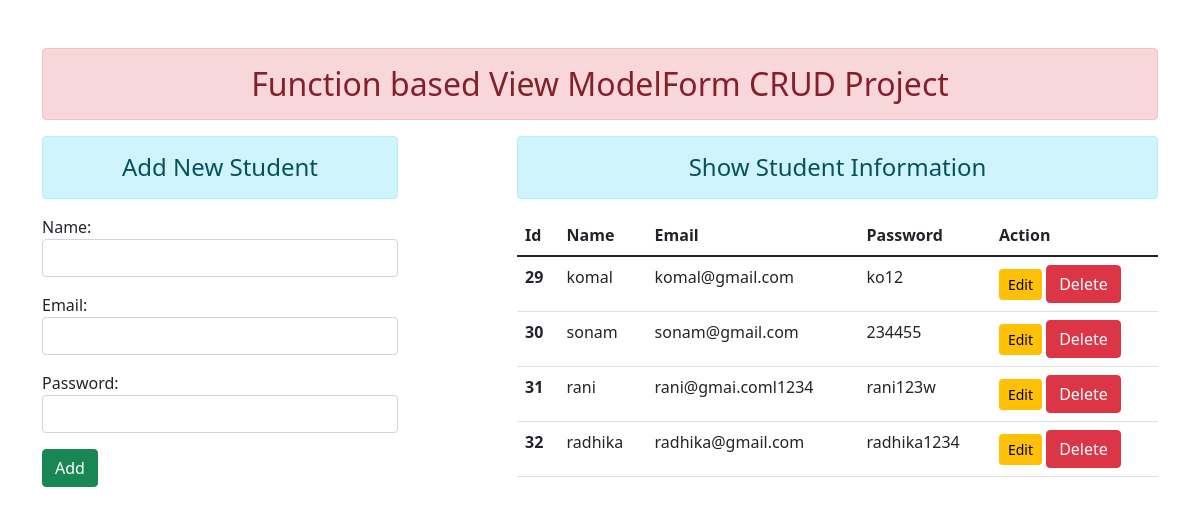
The page / on the database its author committed.
### enroll/models.py (models this page shows)
class User(models.Model):
    name=models.CharField(max_length=70)
    email=models.EmailField(max_length=100)
    password=models.CharField(max_length=100)

### enroll/views.py (the view)
# urls.py: path('',views.add_show,name="addandshow"),
def add_show(request):
    if request.method=='POST':
        fm=StudentRegistration(request.POST)
        if fm.is_valid():
            fm.save()
            fm=StudentRegistration()
    else:
       fm=StudentRegistration()
    stud=User.objects.all()
    return render(request,'enroll/addandshow.html',{'form':fm,'stu':stud})

### enroll/forms.py
class StudentRegistration(forms.ModelForm):
    class Meta:
        model=User
        fields=['name','email','password']
        widgets={
        'name':forms.TextInput(attrs={'class':'form-control'}),
        'email':forms.EmailInput(attrs={'class':'form-control'}),
        'password':forms.PasswordInput(attrs={'class':'form-control'}),
        }

### enroll/templates/enroll/addandshow.html (shortened to what this page needs)
{% extends 'enroll/base.html' %}
{% block content %}
 <div class="row">
     <div class="col-sm-4">
        <h4 class="text-center alert alert-info">Add New Student</h4>
   <form action="" method="POST">
      {{form.as_p}}
      <input type="submit" class="btn btn-success" value="Add">
   </form>
     </div>
     <div class="col-sm-7 offset-1">
       <h4 class="text-center alert alert-info">Show Student Information</h4>
       {% if stu %}
        <table class="table table-hover">
          <thead>
          <tr>
            <th scope="col">Id</th>
            <th scope="col">Name</th>
            <th scope="col">Email</th>
            <th scope="col">Password</th>
            <th>Action</th>
          </tr>
        </thead>
        <tbody>
          {% for st in stu %}
          <tr>
            <th scope="row">{{st.id}}</th>
            <td>{{st.name}}</td>
            <td>{{st.email}}</td>
            <td>{{st.password}}</td>
            <td>
              <a href="{% url 'updatedata' st.id %}" class="btn btn-warning btn-sm">Edit</a>
              <form action="{% url 'deletedata' st.id %}" method="post" class="d-inline">{% csrf_token %}
                <input type="submit" class="btn btn-danger" value="Delete">
              </form>
            </td>
          </tr>
          {% endfor %}
        </tbody>
      </table>
       {% endif %}
     </div>
 </div>
{% endblock content %}

### enroll/templates/enroll/base.html (shortened to what this page needs)
<!DOCTYPE html>
{% load static %}
<html lang="en">
<head>
    <link rel="stylesheet" href="{% static 'enroll/css/bootstrap.min.css' %}">
<body>
    <div class="container mt-5">
    <h2 class="text-center alert alert-danger">Function based View ModelForm CRUD Project</h2>
     {% block content %}
     {% endblock content %}
    </div>
</body>
</html>

### rows shown on the page
User: id "29", name "komal", email "komal@gmail.com", password "ko12"
User: id "30", name "sonam", email "sonam@gmail.com", password "234455"
User: id "31", name "rani", email "rani@gmai.coml1234", password "rani123w"
User: id "32", name "radhika", email "radhika@gmail.com", password "radhika1234"
